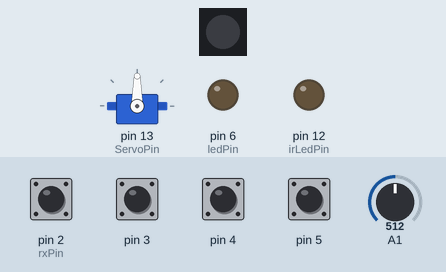
A sketch run on a simulated Arduino Uno, built with avr-gcc and run on an emulated ATmega328P. Parts: 1 RGB LEDs in strip order, left to right, servo, output pins drawn as LEDs (lit = HIGH). Inputs (shaded band) come from the test bench; at power-on: pin 2 (rxPin), pin 3–5 HIGH, A1 = 512. No radio packets arrive unless stated.

Above: at 0.01 s.
At 1.2 s:
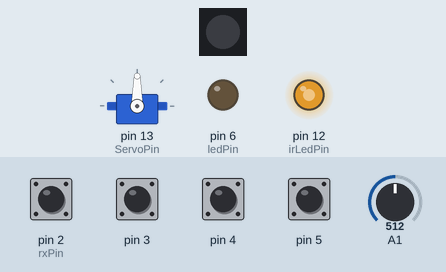
1.3 s: A1 set to 283
2.8 s: A1 set to 265
Timing chart, 0 to 5.8 s (numbered marks = the images above; inputs shaded):
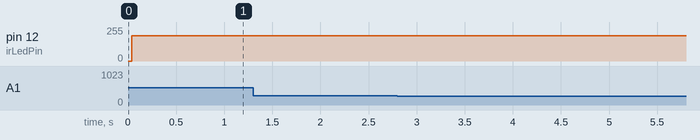

The sketch:

MachiTx_promini.ino
```cpp
#include <RH_ASK.h>
#include <SPI.h> // Not actually used but needed to compile

// tx/rx configuration
#define rxPin 2 // ATTiny, RX on D3 (pin 2 on attiny85)
#define txPin 9 // ATTiny, TX on D1 (pin 0 on attiny85)
#define irLedPin 12 // for photo reflector's LED  promicro=14,promini=12
#define txSpeed 4000

RH_ASK driver(txSpeed, rxPin, txPin);

char * msg = "A"; // 送信するメッセージ

//led
#define ledPin 6
int brightness=0;
int ledflag=0;
unsigned long prevtime , nexttime;
unsigned long intervaltime = 2; //ledの更新周期

//neopixel
#include <Adafruit_NeoPixel.h>
#define PIN        11 //promini=11,promicro=16
#define NUMPIXELS 1
Adafruit_NeoPixel pixels(NUMPIXELS, PIN, NEO_GRB + NEO_KHZ800);
#define DELAYVAL 500

//Servo Prominiだけにする

#include <ServoTimer2.h>
#define ServoPin  13  //promini=13,promicro=15
ServoTimer2 servo;
int pos = 0;


//DIPSwの配列
int DIPSw[4];

// PhotoReflector、tettouアルゴリズム
static const uint16_t historyLength = 30; //ここでオン・オフともに差分をためる分の長さ
int32_t history[historyLength] = {0};
uint32_t historyIndex = 0;
int32_t sensorSum = 0;//センサーオフのときの足し算したやつ
int32_t current = 0;
int32_t thresholdOnce = 8;  //ここで感度変えられそう(-分の差分)
int32_t threshold = thresholdOnce * historyLength;
bool pastSensorFlag = false;
uint32_t sensorLatency = 30; // センサーの応答特性（micro sec）

void setup()
{
    pinMode(2,INPUT_PULLUP);
    Serial.begin(9600);
    if (!driver.init())
         Serial.println("init failed");

    pinMode(irLedPin, OUTPUT);
    digitalWrite(irLedPin, HIGH);

    pixels.begin(); // INITIALIZE NeoPixel strip object (REQUIRED)

    servo.attach(ServoPin);  //サーボ Prominiだけ

    //DIPSW
    pinMode(2,INPUT_PULLUP);
    pinMode(3,INPUT_PULLUP);
    pinMode(4,INPUT_PULLUP);
    pinMode(5,INPUT_PULLUP);

    DIPSwRecognize();

}

void sendMsg(char* msg) {
    driver.send((uint8_t *)msg, strlen(msg));
    driver.waitPacketSent();
    Serial.print("sent ");
    Serial.println(msg);
    //digitalWrite(10,HIGH);
    //delay(200);
    //digitalWrite(10,LOW);
    //RotateServo(30,360);
}

void loop()
{
  DIPSwRecognize();
  unsigned long CountMillis = millis();
  //センサーledの処理
  if((CountMillis - prevtime) >= intervaltime){
    if(ledflag==1){
      brightness+=2;
      if(brightness>255)ledflag=2;
    }
    if(ledflag==2){
      brightness--;
      if(brightness<=0)ledflag=0;
    }
    prevtime += intervaltime;
    //Serial.print("brightness:");
    //Serial.println(brightness);
  }
  analogWrite(ledPin,brightness);

  //neopixel lights
  pixels.setPixelColor(0, pixels.Color(0,0,brightness));
  pixels.show();   // Send the updated pixel colors to the hardware.
  if(brightness==0)pixels.clear();

  digitalWrite(irLedPin, LOW);
  delayMicroseconds(sensorLatency);
  current = analogRead(A1); // オフのときの値を取る
  digitalWrite(irLedPin, HIGH);
  delayMicroseconds(sensorLatency);
  current -= analogRead(A1); // オンのときで差分を取る（反射物があるときが正の値になる）

  sensorSum += current;
  sensorSum -= history[historyIndex];
  history[historyIndex] = current;
  historyIndex++;
  if (historyIndex >= historyLength) historyIndex = 0;

  bool currentSensorFlag = sensorSum >= threshold;
  if (currentSensorFlag && !pastSensorFlag) {
    sendMsg(msg);
    ledflag=1;  //led点滅のflagを1に
  }
  pastSensorFlag = currentSensorFlag;


  //Serial.print(current);
  //Serial.print(' ');
  //Serial.println(sensorSum);

}


//サーボ回転関数

void RotateServo(int ServoSpeed,int ServoPos){
  for (pos = 0; pos <= ServoPos; pos += 1) {  //ServoPos分回転
    //myservo.write(pos);
    servo.write(pos);
    delay(ServoSpeed);  //デフォルトは15
  }
}


//DIPSW関数
void DIPSwRecognize(){
  DIPSw[0]=!digitalRead(2);
  DIPSw[1]=!digitalRead(3);
  DIPSw[2]=!digitalRead(4);
  DIPSw[3]=!digitalRead(5);

  if(DIPSw[0]==0)DIPSw[0]=2;  //計算上1000の値を1か2に

  int SumDipSw= DIPSw[0]*1000 + DIPSw[1]*100 + DIPSw[2]*10 + DIPSw[3];
  //Serial.print("DipSw:");
  //Serial.println(SumDipSw);

  if(SumDipSw==1000)msg = "A";
  if(SumDipSw==1001)msg = "B";
  if(SumDipSw==1010)msg = "C";
  if(SumDipSw==1011)msg = "D";
  if(SumDipSw==1100)msg = "E";
  if(SumDipSw==1101)msg = "F";
  if(SumDipSw==1110)msg = "G";
  if(SumDipSw==1111)msg = "H";

  if(SumDipSw==2000)msg = "1";
  if(SumDipSw==2001)msg = "2";
  if(SumDipSw==2010)msg = "3";
  if(SumDipSw==2011)msg = "4";
  if(SumDipSw==2100)msg = "5";
  if(SumDipSw==2101)msg = "6";
  if(SumDipSw==2110)msg = "7";
  if(SumDipSw==2111)msg = "8";

}
```

Measured:
- after the input at 1.3 s, every drawn part: stays the same
- after the input at 2.8 s, every drawn part: stays the same
